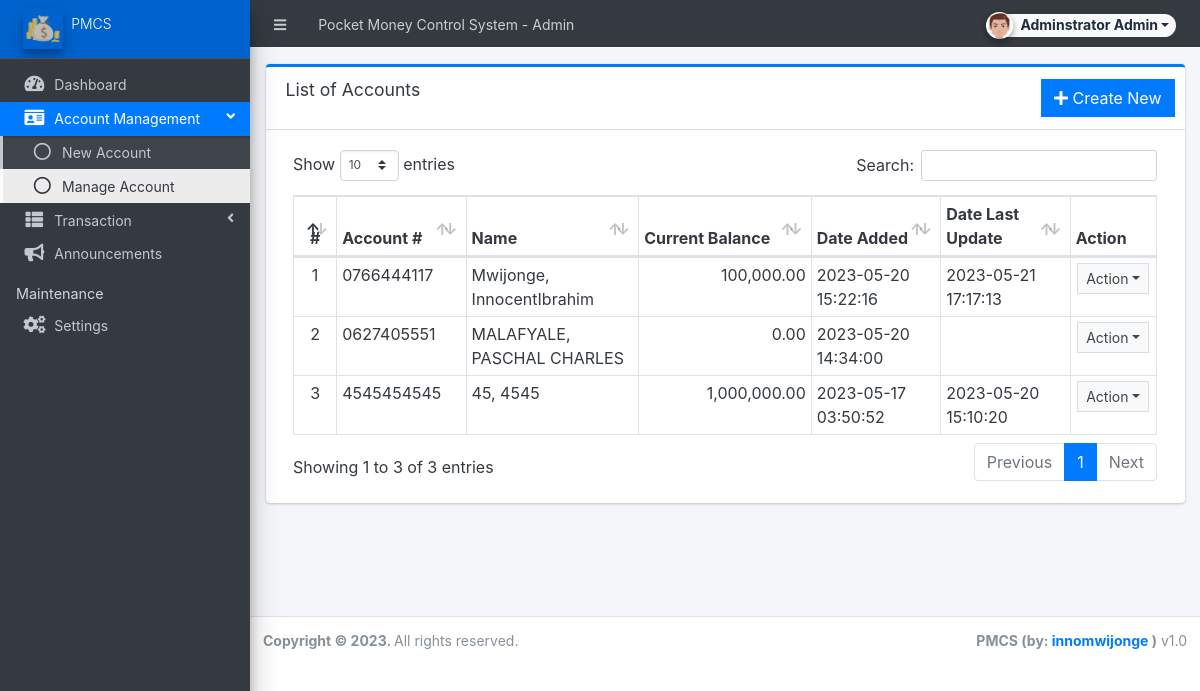
/admin/?page=accounts (signed in), run on the app's committed database.
### tables this page shows
CREATE TABLE `accounts` (
  `id` int(30) NOT NULL,
  `account_number` varchar(50) NOT NULL,
  `pin` int(4) NOT NULL,
  `confirmed_pin` text NOT NULL,
  `firstname` varchar(250) NOT NULL,
  `lastname` varchar(250) NOT NULL,
  `middlename` varchar(250) NOT NULL,
  `email` text NOT NULL,
  `balance` float NOT NULL,
  `secqstn` varchar(255) NOT NULL,
  `secans` varchar(255) NOT NULL,
  `date_created` datetime NOT NULL DEFAULT current_timestamp(),
  `date_updated` datetime DEFAULT NULL ON UPDATE current_timestamp()
);

### config.php (called while the page is built, shortened)
<?php
require_once('classes/DBConnection.php');
require_once('classes/SystemSettings.php');
function validate_image($file){
	if(!empty($file)){
		if(is_file(base_app.$file)){
			return base_url.$file;
		}else{
			return base_url.'dist/img/no-image-available.png';
		}
	}else{
		return base_url.'dist/img/no-image-available.png';
	}
}
function isMobileDevice(){
    $aMobileUA = array(
        '/iphone/i' => 'iPhone',
        '/ipod/i' => 'iPod',
        '/ipad/i' => 'iPad',
        '/android/i' => 'Android',
        '/blackberry/i' => 'BlackBerry',
        '/webos/i' => 'Mobile'
    );
    return false;
}
?>

### classes/DBConnection.php (called while the page is built, shortened)
<?php
class DBConnection{
    private $host = DB_SERVER;
    private $username = DB_USERNAME;
    private $password = DB_PASSWORD;
    private $database = DB_NAME;
    public $conn;
    public function __construct(){
        if (!isset($this->conn)) {
            $this->conn = new mysqli($this->host, $this->username, $this->password, $this->database);
        }
    }
}
?>

### admin/accounts/index.php (the view, shortened to what this page needs)
<div class="card card-outline card-primary">
	<div class="card-header">
		<h3 class="card-title">List of Accounts</h3>
		<div class="card-tools">
			<a href="?page=accounts/manage_account" class="btn btn-flat btn-primary"><span class="fas fa-plus"></span>  Create New</a>
		</div>
	</div>
	<div class="card-body">
        <div class="container-fluid">
			<table class="table table-bordered table-stripped" id="indi-list">
				<colgroup>
					<col width="5%">
					<col width="15%">
					<col width="20%">
					<col width="20%">
					<col width="15%">
					<col width="15%">
					<col width="10%">
				</colgroup>
				<thead>
					<tr>
						<th class="text-center">#</th>
						<th>Account #</th>
						<th>Name</th>
						<th>Current Balance</th>
						<th>Date Added</th>
						<th>Date Last Update</th>
						<th>Action</th>
					</tr>
				</thead>
				<tbody>
					<?php
					$i = 1;
						$qry = $conn->query("SELECT *,concat(lastname,', ',firstname, middlename) as `name` from `accounts` order by concat(lastname,', ',firstname, middlename) desc ");
						while($row = $qry->fetch_assoc()):
					?>
						<tr>
							<td class="text-center"><?php echo $i++; ?></td>
							<td><?php echo $row['account_number'] ?></td>
							<td><?php echo $row['name'] ?></td>
							<td class='text-right'><?php echo number_format($row['balance'],2) ?></td>
							<td><?php echo $row['date_created'] ?></td>
							<td><?php echo $row['date_updated'] ?></td>
							<td align="center">
								 <button type="button" class="btn btn-flat btn-default btn-sm dropdown-toggle dropdown-icon" data-toggle="dropdown">
				                  		Action
				                  </button>
							</td>
						</tr>
					<?php endwhile; ?>
				</tbody>
			</table>
		</div>
	</div>
</div>

### admin/index.php (shortened to what this page needs)
<?php require_once('../config.php'); ?>
 <!DOCTYPE html>
<html lang="en" class="" style="height: auto;">
<?php require_once('inc/header.php') ?>
  <body class="sidebar-mini layout-fixed control-sidebar-slide-open layout-navbar-fixed sidebar-mini-md sidebar-mini-xs" data-new-gr-c-s-check-loaded="14.991.0" data-gr-ext-installed="" style="height: auto;">
    <div class="wrapper">
     <?php require_once('inc/topBarNav.php') ?>
     <?php require_once('inc/navigation.php') ?>
     <?php $page = isset($_GET['page']) ? $_GET['page'] : 'home';  ?>
      <div class="content-wrapper pt-3" style="min-height: 567.854px;">
        <section class="content  text-dark">
          <div class="container-fluid">
            <?php
              if(!file_exists($page.".php") && !is_dir($page)){
                  include '404.html';
              }else{
                if(is_dir($page))
                  include $page.'/index.php';
                else
                  include $page.'.php';
              }
            ?>
          </div>
        </section>
      </div>
      <?php require_once('inc/footer.php') ?>
  </body>
</html>

### admin/inc/header.php (shortened to what this page needs)
<head>
    <link rel="stylesheet" href="<?php echo base_url ?>plugins/fontawesome-free/css/all.min.css">
    <link rel="stylesheet" href="<?php echo base_url ?>plugins/tempusdominus-bootstrap-4/css/tempusdominus-bootstrap-4.min.css">
  <link rel="stylesheet" href="<?php echo base_url ?>plugins/datatables-bs4/css/dataTables.bootstrap4.min.css">
  <link rel="stylesheet" href="<?php echo base_url ?>plugins/datatables-responsive/css/responsive.bootstrap4.min.css">
  <link rel="stylesheet" href="<?php echo base_url ?>plugins/datatables-buttons/css/buttons.bootstrap4.min.css">
  <link rel="stylesheet" href="<?php echo base_url ?>plugins/datatables-select/css/select.bootstrap4.min.css">
  <link rel="stylesheet" href="<?php echo base_url ?>plugins/select2/css/select2.min.css">
  <link rel="stylesheet" href="<?php echo base_url ?>plugins/select2-bootstrap4-theme/select2-bootstrap4.min.css">
    <link rel="stylesheet" href="<?php echo base_url ?>plugins/icheck-bootstrap/icheck-bootstrap.min.css">
    <link rel="stylesheet" href="<?php echo base_url ?>plugins/jqvmap/jqvmap.min.css">
    <link rel="stylesheet" href="<?php echo base_url ?>dist/css/adminlte.css">
    <link rel="stylesheet" href="<?php echo base_url ?>dist/css/custom.css">
    <link rel="stylesheet" href="<?php echo base_url ?>plugins/overlayScrollbars/css/OverlayScrollbars.min.css">
    <link rel="stylesheet" href="<?php echo base_url ?>plugins/daterangepicker/daterangepicker.css">
    <link rel="stylesheet" href="<?php echo base_url ?>plugins/summernote/summernote-bs4.min.css">
  <link rel="stylesheet" href="<?php echo base_url ?>plugins/sweetalert2-theme-bootstrap-4/bootstrap-4.min.css">
  <link rel="stylesheet" href="<?php echo base_url ?>plugins/fullcalendar/main.css">
  </head>

### admin/inc/topBarNav.php (shortened to what this page needs)
<nav class="main-header navbar navbar-expand navbar-dark border border-light border-top-0  border-left-0 border-right-0 navbar-light text-sm">
  <ul class="navbar-nav">
    <li class="nav-item">
    <a class="nav-link" data-widget="pushmenu" href="#" role="button"><i class="fas fa-bars"></i></a>
    </li>
    <li class="nav-item d-none d-sm-inline-block">
      <a href="<?php echo base_url ?>" class="nav-link"><?php echo (!isMobileDevice()) ? $_settings->info('name'):$_settings->info('short_name'); ?> - Admin</a>
    </li>
  </ul>
  <ul class="navbar-nav ml-auto">
    <li class="nav-item">
      <div class="btn-group nav-link">
            <button type="button" class="btn btn-rounded badge badge-light dropdown-toggle dropdown-icon" data-toggle="dropdown">
              <span><img src="<?php echo validate_image($_settings->userdata('avatar')) ?>" class="img-circle elevation-2 user-img" alt="User Image"></span>
              <span class="ml-3"><?php echo ucwords($_settings->userdata('firstname').' '.$_settings->userdata('lastname')) ?></span>
            </button>
        </div>
    </li>
  </ul>
</nav>

### admin/inc/navigation.php (shortened to what this page needs)
<aside class="main-sidebar sidebar-dark-primary elevation-4 sidebar-no-expand">
  <a href="<?php echo base_url ?>admin" class="brand-link bg-primary text-sm">
  <img src="<?php echo validate_image($_settings->info('logo'))?>" alt="Store Logo" class="brand-image  elevation-3" style="opacity: .8;width: 2.5rem;height: 2.5rem;max-height: unset">
  <span class="brand-text font-weight-light"><?php echo $_settings->info('short_name') ?></span>
  </a>
  <div class="sidebar os-host os-theme-light os-host-overflow os-host-overflow-y os-host-resize-disabled os-host-transition os-host-scrollbar-horizontal-hidden">
    <div class="os-content-glue" style="margin: 0px -8px; width: 249px; height: 646px;"></div>
    <div class="os-padding">
      <div class="os-viewport os-viewport-native-scrollbars-invisible" style="overflow-y: scroll;">
        <div class="os-content" style="padding: 0px 8px; height: 100%; width: 100%;">
          <nav class="mt-4">
             <ul class="nav nav-pills nav-sidebar flex-column text-sm nav-compact nav-flat nav-child-indent nav-collapse-hide-child" data-widget="treeview" role="menu" data-accordion="false">
              <li class="nav-item dropdown">
                <a href="./" class="nav-link nav-home">
                  <i class="nav-icon fas fa-tachometer-alt"></i>
                  <p>
                    Dashboard
                  </p>
                </a>
              </li>
              <li class="nav-item">
                <a href="#" class="nav-link tree-item nav-accounts nav-transactions nav-manage_account">
                  <i class="nav-icon fas fa-id-card"></i>
                  <p>
                    Account Management
                    <i class="right fas fa-angle-left"></i>
                  </p>
                </a>
                <ul class="nav nav-treeview" style="">
                  <li class="nav-item">
                    <a href="./?page=accounts/manage_account" class="nav-link nav-manage_account">
                      <i class="far fa-circle nav-icon"></i>
                      <p>New Account</p>
                    </a>
                  </li>
                  <li class="nav-item">
                    <a href="./?page=accounts" class="nav-link nav-index">
                      <i class="far fa-circle nav-icon"></i>
                      <p>Manage Account</p>
                    </a>
                  </li>
                </ul>
              </li>
              <li class="nav-item">
                <a href="#" class="nav-link tree-item nav-transaction nav-deposit nav-withdraw nav-transfer">
                  <i class="nav-icon fas fa-th-list"></i>
                  <p>
                    Transaction
                    <i class="right fas fa-angle-left"></i>
                  </p>
                </a>
              </li>
              <li class="nav-item dropdown">
                <a href="<?php echo base_url ?>admin/?page=announcements" class="nav-link nav-announcements">
                  <i class="nav-icon fas fa-bullhorn"></i>
                  <p>
                    Announcements
                  </p>
                </a>
              </li>
              <li class="nav-header">Maintenance</li>
              <li class="nav-item dropdown">
                <a href="<?php echo base_url ?>admin/?page=system_info" class="nav-link nav-system_info">
                  <i class="nav-icon fas fa-cogs"></i>
                  <p>
                    Settings
                  </p>
                </a>
              </li>
            </ul>
          </nav>
        </div>
      </div>
    </div>
  </div>
</aside>

### admin/inc/footer.php (shortened to what this page needs)
<footer class="main-footer text-sm">
        <strong>Copyright © <?php echo date('Y') ?>.
        </strong>
        All rights reserved.
        <div class="float-right d-none d-sm-inline-block">
          <b><?php echo $_settings->info('short_name') ?> (by: <a href="mailto:innomwijonge@gmail.com" target="blank">innomwijonge</a> )</b> v1.0
        </div>
      </footer>
    </div>

### admin/inc/topBarNav.php (style rules this page uses)
.user-img { position: absolute; height: 27px; width: 27px; object-fit: cover; left: -7%; top: -12%; }
.btn-rounded { border-radius: 50px; }

### data on the page
accounts: account_number "0766444117", name "Mwijonge, InnocentIbrahim", balance "100,000.00", date_created "2023-05-20 15:22:16", date_updated "2023-05-21 17:17:13"
accounts: account_number "0627405551", name "MALAFYALE, PASCHAL CHARLES", balance "0.00", date_created "2023-05-20 14:34:00"
accounts: account_number "4545454545", name "45, 4545", balance "1,000,000.00", date_created "2023-05-17 03:50:52", date_updated "2023-05-20 15:10:20"

### other printed values
$_settings->info('name') "Pocket Money Control System"
$_settings->userdata('firstname').' '.$_settings->userdata('lastname') "Adminstrator Admin"
$_settings->info('short_name') "PMCS"
